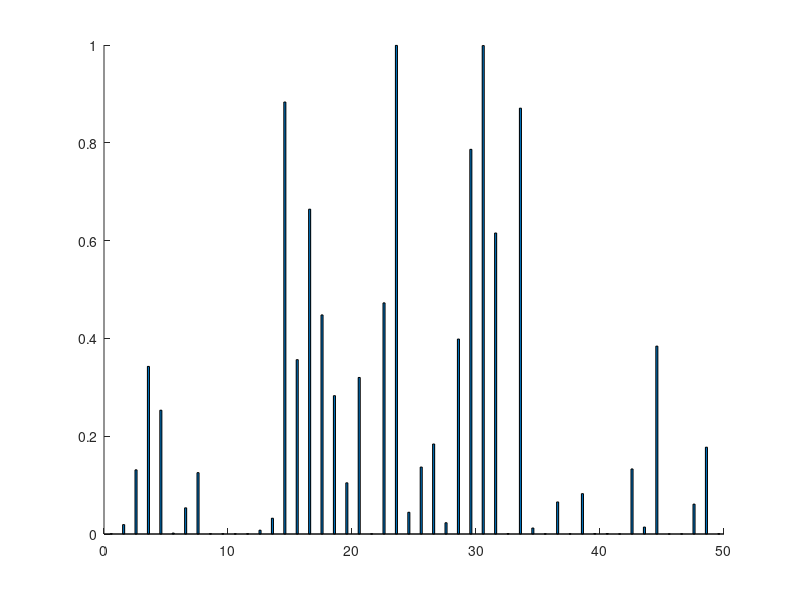

Here is the MATLAB script that generated this plot: (Note: this script raises an error after producing the figure.)
%topic distributions for 50 bills

y = [ 0.00042445 0.00042445 0.00042445 0.085314 0.91299 0.00042445 ; 0.019215 0.00021115 0.095228 0.00021115 0.076225 0.80891 ; 0.13118 9.2971e-05 0.0038118 9.2971e-05 0.26413 0.60069 ; 0.34274 0.012225 0.069574 0.025807 0.036372 0.51328 ; 0.25315 4.2326e-05 0.019936 0.5761 0.0017354 0.14903 ; 0.0019011 0.0019011 0.0019011 0.0019011 0.95247 0.039924 ; 0.05349 0.00037936 0.042109 0.00037936 0.89947 0.004173 ; 0.12544 0.0017668 0.0017668 0.019435 0.84982 0.0017668 ; 0.00055991 0.00055991 0.00055991 0.43729 0.56047 0.00055991 ; 0.00044131 0.00044131 0.00044131 0.00044131 0.99779 0.00044131 ; 0.00029976 0.015288 0.015288 0.00029976 0.93255 0.036271 ; 0.00040552 0.0044607 0.085564 0.053122 0.52758 0.32887 ; 0.007763 0.24175 0.00010934 0.315 0.040564 0.39482 ; 0.032248 6.0731e-05 0.094801 0.62256 0.015244 0.23509 ; 0.88337 0.0019587 0.00017806 0.11414 0.00017806 0.00017806 ; 0.35651 0.00013448 0.028375 0.22337 0.39147 0.00013448 ; 0.66424 0.00080906 0.065534 0.00080906 0.2678 0.00080906 ; 0.44799 0.019161 0.00091241 0.00091241 0.53011 0.00091241 ; 0.28288 0.00026413 0.00026413 0.0029054 0.48098 0.2327 ; 0.10462 4.1831e-05 0.14394 0.033925 0.046055 0.67142 ; 0.32012 0.00042626 0.00042626 0.043052 0.63555 0.00042626 ; 0.00029976 0.70474 0.00029976 0.060252 0.20414 0.030276 ; 0.47264 0.00044131 0.00044131 0.00044131 0.52118 0.0048544 ; 0.99919 0.00016271 0.00016271 0.00016271 0.00016271 0.00016271 ; 0.044455 0.00016404 0.042815 0.0018045 0.52838 0.38238 ; 0.1369 0.00085034 0.00085034 0.00085034 0.85969 0.00085034 ; 0.18404 0.0099313 0.1166 0.26618 0.0062531 0.41699 ; 0.023007 0.00032404 0.00032404 0.5674 0.40862 0.00032404 ; 0.39867 0.067235 0.00094697 0.010417 0.4839 0.038826 ; 0.78663 1.8276e-05 1.8276e-05 0.21202 1.8276e-05 0.0012976 ; 0.99883 0.00023441 0.00023441 0.00023441 0.00023441 0.00023441 ; 0.61554 0.0087282 0.00041563 0.21654 0.15835 0.00041563 ; 0.00069156 0.00069156 0.076763 0.48479 0.41563 0.021438 ; 0.87082 0.00014934 0.028524 0.00014934 0.10021 0.00014934 ; 0.012202 0.5068 9.3145e-05 0.014996 0.44346 0.022448 ; 0.00025342 0.00025342 0.00025342 0.22326 0.65915 0.11683 ; 0.065534 0.00080906 0.00080906 0.00080906 0.53479 0.39725 ; 0.00035014 0.00035014 0.48004 0.042367 0.27346 0.20343 ; 0.082538 0.00068213 0.00068213 0.014325 0.62824 0.27353 ; 0.00085034 0.00085034 0.00085034 0.00085034 0.99575 0.00085034 ; 0.00092937 0.00092937 0.00092937 0.065985 0.921 0.010223 ; 0.00014501 0.0059455 0.018997 0.011746 0.15241 0.81076 ; 0.13301 0.00069638 0.10515 0.0076602 0.52298 0.2305 ; 0.014165 5.4271e-05 0.08526 0.21008 0.016336 0.6741 ; 0.38419 0.0083742 0.49449 0.00020425 0.014502 0.098243 ; 4.3887e-05 4.3887e-05 0.024182 0.97564 4.3887e-05 4.3887e-05 ; 0.00021026 0.00021026 0.00021026 0.87279 0.12426 0.0023129 ; 0.061059 0.032692 0.005635 0.029377 0.00085565 0.87038 ; 0.17751 0.047398 0.00092937 0.00092937 0.75372 0.019517 ; 0.00044924 0.013926 0.00044924 0.00044924 0.89443 0.090296 ; ];
bar(y, 'group', 'BarWidth', 1)
title('Topic Distributions for 50 bills');
xlabel('Bill Number');
%xmin, xmax, ymin, ymax
axis([0,51,0,1.01])
ylabel('Probability(Topic | Document)');
legend('Topic 1', 'Topic 2', 'Topic 3', 'Topic 4', 'Topic 5');